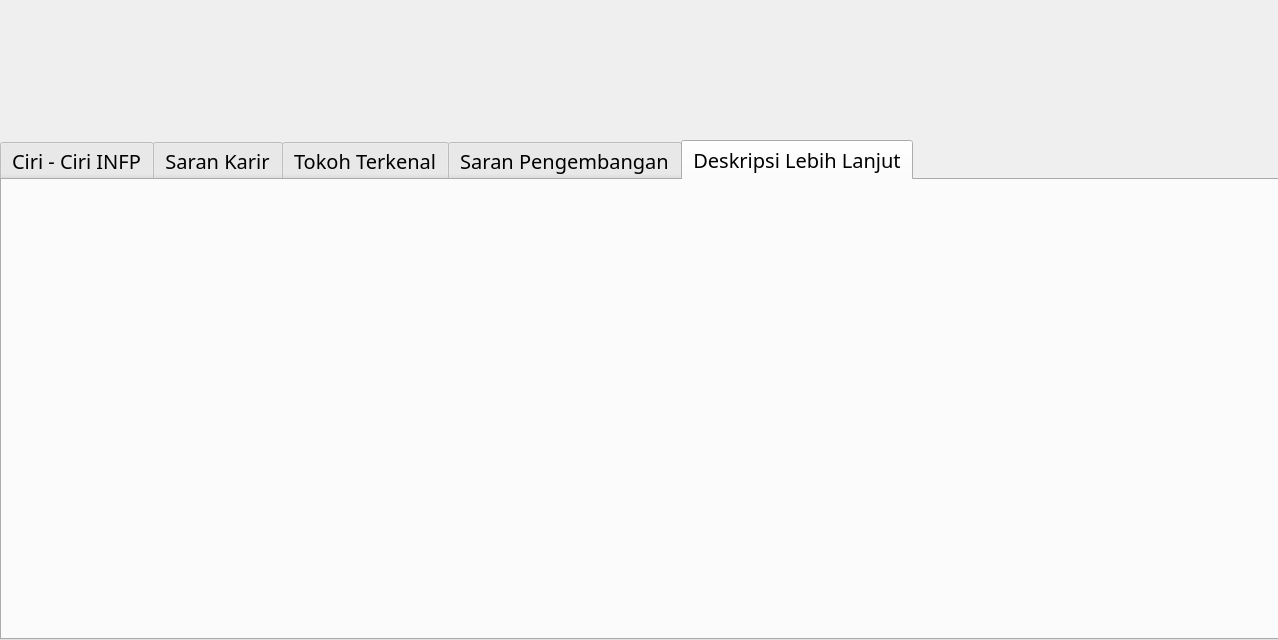
<?xml version="1.0" encoding="UTF-8"?>
<ui version="4.0">
 <class>Dialog</class>
 <widget class="QDialog" name="Dialog">
  <property name="geometry">
   <rect>
    <x>0</x>
    <y>0</y>
    <width>1278</width>
    <height>640</height>
   </rect>
  </property>
  <property name="minimumSize">
   <size>
    <width>1278</width>
    <height>640</height>
   </size>
  </property>
  <property name="maximumSize">
   <size>
    <width>1278</width>
    <height>640</height>
   </size>
  </property>
  <property name="windowTitle">
   <string>Kepribadian INTP</string>
  </property>
  <widget class="QTabWidget" name="tabWidget">
   <property name="geometry">
    <rect>
     <x>0</x>
     <y>140</y>
     <width>1281</width>
     <height>500</height>
    </rect>
   </property>
   <property name="font">
    <font>
     <family>NewsGoth Cn BT</family>
     <pointsize>15</pointsize>
     <weight>50</weight>
     <bold>false</bold>
    </font>
   </property>
   <property name="currentIndex">
    <number>4</number>
   </property>
   <property name="elideMode">
    <enum>Qt::ElideLeft</enum>
   </property>
   <widget class="QWidget" name="widget">
    <attribute name="title">
     <string>Ciri - Ciri INFP</string>
    </attribute>
    <widget class="QLabel" name="label_2">
     <property name="geometry">
      <rect>
       <x>-10</x>
       <y>0</y>
       <width>1291</width>
       <height>501</height>
      </rect>
     </property>
     <property name="text">
      <string/>
     </property>
     <property name="pixmap">
      <pixmap>Base Picture/ESFP/ciri.jpg</pixmap>
     </property>
    </widget>
   </widget>
   <widget class="QWidget" name="tab_2">
    <property name="layoutDirection">
     <enum>Qt::LeftToRight</enum>
    </property>
    <attribute name="title">
     <string>Saran Karir</string>
    </attribute>
    <widget class="QLabel" name="label_3">
     <property name="geometry">
      <rect>
       <x>-10</x>
       <y>-30</y>
       <width>1291</width>
       <height>581</height>
      </rect>
     </property>
     <property name="text">
      <string/>
     </property>
     <property name="pixmap">
      <pixmap>Base Picture/ESFP/kerja.jpg</pixmap>
     </property>
    </widget>
   </widget>
   <widget class="QWidget" name="tab">
    <attribute name="title">
     <string>Tokoh Terkenal</string>
    </attribute>
    <widget class="QLabel" name="label_4">
     <property name="geometry">
      <rect>
       <x>-10</x>
       <y>-20</y>
       <width>1291</width>
       <height>541</height>
      </rect>
     </property>
     <property name="text">
      <string/>
     </property>
     <property name="pixmap">
      <pixmap>Base Picture/ESFP/tokoh.jpg</pixmap>
     </property>
    </widget>
   </widget>
   <widget class="QWidget" name="tab_3">
    <attribute name="title">
     <string>Saran Pengembangan</string>
    </attribute>
    <widget class="QLabel" name="label_5">
     <property name="geometry">
      <rect>
       <x>-10</x>
       <y>-20</y>
       <width>1291</width>
       <height>541</height>
      </rect>
     </property>
     <property name="text">
      <string/>
     </property>
     <property name="pixmap">
      <pixmap>Base Picture/ESFP/pengembangan.jpg</pixmap>
     </property>
    </widget>
   </widget>
   <widget class="QWidget" name="tab_4">
    <attribute name="title">
     <string>Deskripsi Lebih Lanjut</string>
    </attribute>
    <widget class="QLabel" name="label_6">
     <property name="geometry">
      <rect>
       <x>-10</x>
       <y>-30</y>
       <width>1291</width>
       <height>541</height>
      </rect>
     </property>
     <property name="text">
      <string/>
     </property>
     <property name="pixmap">
      <pixmap>Base Picture/ESFP/depkrip.jpg</pixmap>
     </property>
    </widget>
   </widget>
  </widget>
  <widget class="QLabel" name="label">
   <property name="geometry">
    <rect>
     <x>-10</x>
     <y>-30</y>
     <width>1291</width>
     <height>640</height>
    </rect>
   </property>
   <property name="text">
    <string/>
   </property>
   <property name="pixmap">
    <pixmap>Base Picture/ESFP/base.jpg</pixmap>
   </property>
  </widget>
  <zorder>label</zorder>
  <zorder>tabWidget</zorder>
 </widget>
 <resources/>
 <connections/>
</ui>
